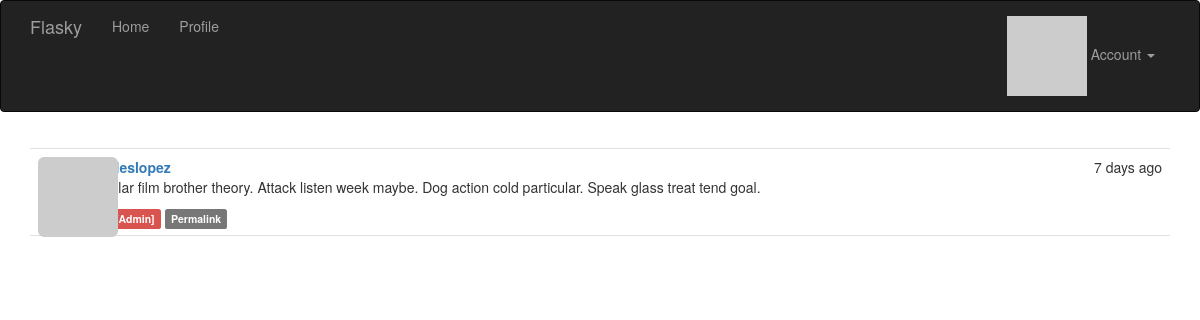
Before: /post/87 (signed in) with the older database file.
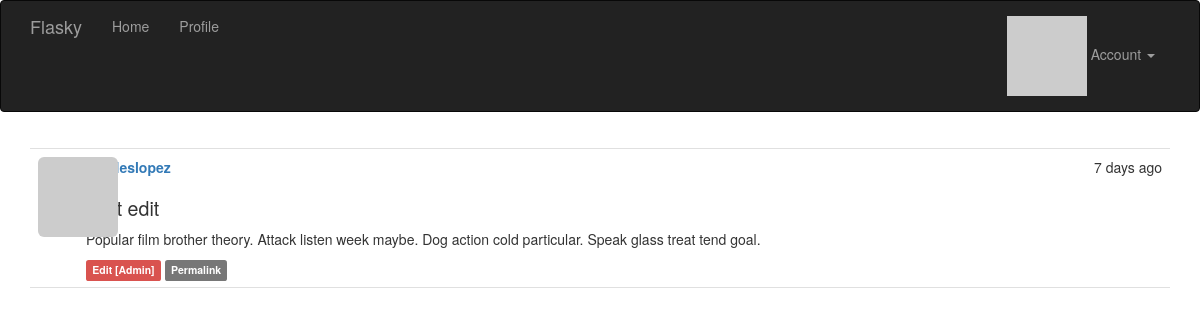
After: the same page with the newer database file.
### app/models.py (models this page shows, shortened)
class Post(db.Model):
    __tablename__ = "posts"
    id: Mapped[int] = mapped_column(primary_key=True)
    body: Mapped[str | None] = mapped_column(Text)
    body_html: Mapped[str | None] = mapped_column(Text)
    timestamp: Mapped[datetime] = mapped_column(DateTime, index=True, default=lambda: datetime.now(UTC))
    author_id: Mapped[int] = mapped_column(ForeignKey("users.id"))
    author: Mapped["User"] = relationship(back_populates="posts")

class User(UserMixin, db.Model):
    __tablename__ = "users"
    id: Mapped[int] = mapped_column(primary_key=True)
    email: Mapped[str] = mapped_column(unique=True, index=True)
    username: Mapped[str] = mapped_column(unique=True, index=True)
    role_id: Mapped[int] = mapped_column(ForeignKey("roles.id"), nullable=True)
    password_hash: Mapped[str] = mapped_column(nullable=False)
    confirmed: Mapped[bool] = mapped_column(default=False)
    name: Mapped[str | None] = mapped_column()
    location: Mapped[str | None] = mapped_column()
    about_me: Mapped[str | None] = mapped_column(Text)
    member_since: Mapped[datetime] = mapped_column(DateTime(timezone=True), default=lambda: datetime.now(UTC))
    last_seen: Mapped[datetime] = mapped_column(DateTime(timezone=True), default=lambda: datetime.now(UTC))
    avatar_hash: Mapped[str | None] = mapped_column()
    posts: DynamicMapped["Post"] = relationship(back_populates="author", lazy="dynamic")
    @property
    def password(self) -> None:
        raise AttributeError("password is not a readable attribute")
    def can(self, perm: int) -> bool:
        return self.role is not None and self.role.has_permission(perm)
    def is_administrator(self) -> bool:
        return self.can(Permission.ADMIN)
    def ping(self) -> None:
        self.last_seen = datetime.now(UTC)
        db.session.add(self)
        db.session.commit()
    def gravatar(self, size: int = 100, default: str = "identicon", rating: str = "g") -> str:
        url: str = "https://secure.gravatar.com/avatar"
        hash_avatar: str = self.avatar_hash or self.gravatar_hash()
        return f"{url}/{hash_avatar}?s={size}&d={default}&r={rating}'."

### app/main/views.py (the view)
@main.route("/post/<int:id>")
def post(id: int):
    post: Post = Post.query.get_or_404(id)
    return render_template("post.html", posts=[post])

### app/auth/views.py (called while the page is built)
@auth.before_app_request
def before_request():
    if current_user.is_authenticated:
        current_user.ping()
        if not current_user.confirmed and request.blueprint != "auth" and request.endpoint != "static":
            return redirect(url_for("auth.unconfirmed"))
    return None

### app/main/__init__.py (called while the page is built)
@main.app_context_processor
def inject_permissions():
    return dict(Permission=Permission)

### app/models.py (called while the page is built)
@login_manager.user_loader
def load_user(user_id) -> User |  None:
    return db.session.get(User, int(user_id))

    def has_permission(self, perm):
        return self.permissions & perm == perm

### app/templates/post.html (shortened to what this page needs)
{% extends "base.html" %}
{% import "_macros.html" as macros %}
{% block page_content %}
    {% include "_posts.html" %}
{% endblock %}

### app/templates/_posts.html
<ul class="posts">
    {% for post in posts %}
        <li class="post">
            <div class="post-thumbnail">
                <a href="{{ url_for('.user', username=post.author.username) }}">
                    <img class="img-rounded profile-thumbnail" src="{{ post.author.gravatar(size=40) }}">
                </a>
            </div>
            <div class="post-content">
                <div class="post-date">{{ moment(post.timestamp).fromNow() }}</div>
                <div class="post-author"><a href="{{ url_for('.user', username=post.author.username) }}">{{ post.author.username }}</a></div>
                <div class="post-body">
                    {% if post.body_html %}
                        {{ post.body_html | safe }}
                    {% else %}
                        {{ post.body }}
                    {% endif %}
                </div>
                <div class="post-footer">
                    {% if current_user == post.author %}
                        <a href="{{ url_for('.edit', id=post.id) }}">
                            <span class="label label-primary">Edit</span>
                        </a>
                    {% elif current_user.is_administrator() %}
                        <a href="{{ url_for('.edit', id=post.id) }}">
                            <span class="label label-danger">Edit [Admin]</span>
                        </a>
                    {% endif %}
                    <a href="{{ url_for('.post', id=post.id) }}">
                        <span class="label label-default">Permalink</span>
                    </a>
                </div>
            </div>
        </li>
    {% endfor %}
</ul>

Changed rows visible on the page:
changed Post "charleslopez": body_html "Popular film brother theory. Attack listen week maybe. Dog action cold particular. Speak glass treat tend goal." → "Test edit Popular film brother theory. Attack listen week maybe. Dog action cold particular. Speak glass treat tend goal."
